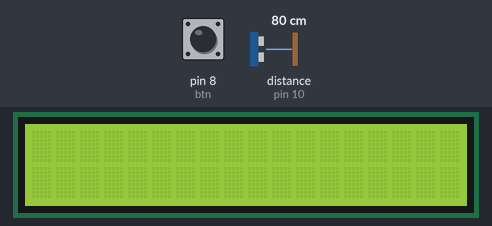
The sketch below on a simulated Arduino Uno, built with avr-gcc and run on an emulated ATmega328P. Shown: 18×2 character LCD. Wiring (inferred from the names in the program): ultrasonic range finder: trigger pin 13; echo pin 10. Inputs (shaded band) come from the test bench; at power-on: distance to the obstacle (sensor on pin 10) 80 cm, pin 8 (btn) LOW. The echo pulse lasts 58.3 µs per cm; what the sketch prints to the serial monitor is not drawn.

Above: at 1.2 s.
1.3 s: distance to the obstacle (sensor on pin 10) set to 2 cm
At 2.1 s:
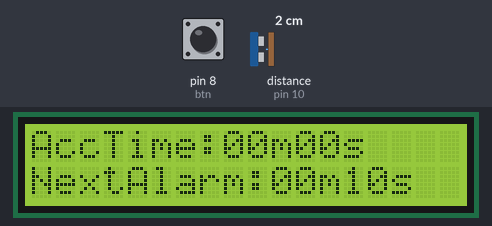
4.3 s: pin 8 (btn) pulled HIGH for 0.15 s
At 5.9 s:
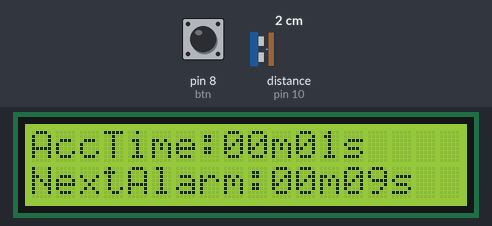
7.4 s: pin 8 (btn) pulled HIGH for 1 s
At 8.0 s:
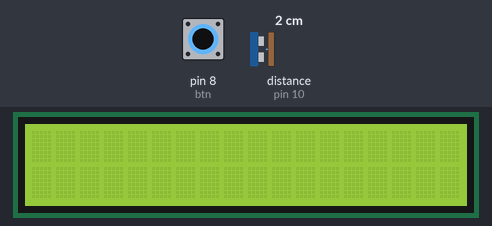
11.4 s: distance to the obstacle (sensor on pin 10) set to 60 cm
14.4 s: distance to the obstacle (sensor on pin 10) set to 7 cm
At 17.2 s:
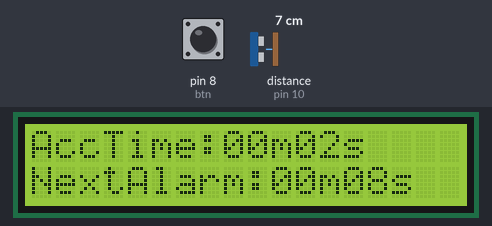
17.4 s: distance to the obstacle (sensor on pin 10) set to 120 cm
At 18.2 s:
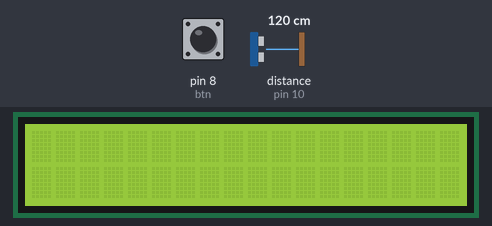
Timing chart, 0 to 19.9 s (numbered marks = the images above; inputs shaded):
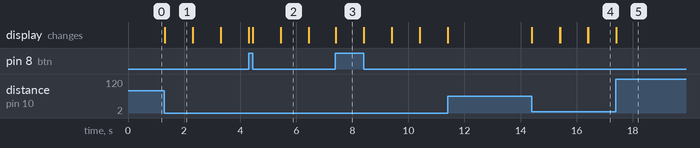

The sketch:

team4.ino
```cpp
// millis를 초기화 해주기 위해 선언
extern volatile unsigned long timer0_millis;

#include<LiquidCrystal.h>
LiquidCrystal lcd(12,11,2,3,4,5);

int piezo = 9;
int sonic_ec = 10, sonic_tr = 13;
int btn = 8;

//int intervalTime = 180; // 3분 간격으로 한다.
int intervalTime = 10; // 테스트를 위해 10초 간격으로 한다.

bool isPiezo = false; // 현재 피에조가 재생되고 있는지 체크하는 변수
int level = 1;

void setup()
{
  	Serial.begin(9600);

    lcd.begin(18,2);

    // 초음파
    pinMode(sonic_tr,OUTPUT);
    pinMode(sonic_ec,INPUT);

  	reset();
}

void loop()
{
    if(checkDistance()){
        updateLCD();

        if(1<=currentS() && (int)(currentS() % intervalTime) == 0 && !isPiezo){
    		Serial.println("piezo!");
          	isPiezo = true;

            tone(piezo, level*40,1000); // 피에조 부저 소리
          	level++;
        }else if((int)(currentS() % intervalTime) != 0){
          isPiezo = false;
        }

    }else{
        reset();
    }

    // 사용자가 버튼을 누르면 초기화
    if (digitalRead(btn) == HIGH) {
      reset();
    }
}

// 선언된 변수를 초기화하는 함수
void reset(){
    Serial.println("RESET");

    lcd.clear();
  	timer0_millis = 0; // millis() 초기화
  	noTone(piezo); // 피에조 부저 소리 중지
  	level = 1; // 레벨 초기화
}

// 초음파 센서로 거리를 측정하여 25이하의 데이터가 들어오면 bool을 반환하는 함수
// <= 25 : TRUE
bool checkDistance(){

    digitalWrite(sonic_tr,HIGH);
    delayMicroseconds(10);
    digitalWrite(sonic_tr,LOW);

    long duration = pulseIn(sonic_ec,HIGH);
    if ( duration == 0 ) return false;
    long distnce = duration / 58.2;

    return distnce <= 25;
}

// 시간 표시 (매 1초마다 업데이트)
void updateLCD(){
    lcd.setCursor(0, 0);
    lcd.print("AccTime:"); //누적된 시간
    lcd.print(convertTime(currentS()));


    lcd.setCursor(0, 1);
    lcd.print("NextAlarm:"); //잔여시간
    lcd.print(convertTime(intervalTime - currentS() % intervalTime));
}

// 현재 시간을 초단위로 변환해주는 함수
int currentS(){
  return (int)(millis()/1000);
}

// 초 > 분초 로 변환해주는 함수
String convertTime(int _s){
  int conM = _s / 60;
  String sM = conM < 10 ? "0"+(String)conM : (String)conM;

  int conS = _s % 60;
  String sS = conS < 10 ? "0"+(String)+conS : (String)conS;

  return sM+"m"+sS+"s";
}
```

Measured:
- after the input at 1.3 s, the display: changes at once (image 1)
- after the input at 4.3 s, the display: first changes at once (image 2 shows a later state)
- after the input at 7.4 s, the display: changes at once (image 3)
- after the input at 14.4 s, the display: first changes at once (image 4 shows a later state)
- after the input at 17.4 s, the display: changes at once (image 5)
- what the display in image 1 shows lasts 1.0 s, from 1.3 s to 2.3 s
